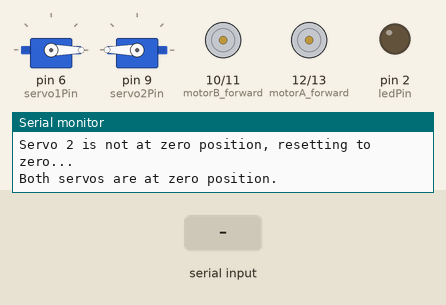
A sketch run on a simulated Arduino Uno, built with avr-gcc and run on an emulated ATmega328P. Parts: 2 × servo, motor-driver pin pairs drawn as motors (green arrow = first pin HIGH = forward, orange = second pin HIGH = backward, longer = more drive), output pins drawn as LEDs (lit = HIGH), the last lines printed to the serial monitor. Inputs (shaded band) come from the test bench.

Above: at 3.2 s.
3.3 s: "G" received over Serial
At 3.8 s:
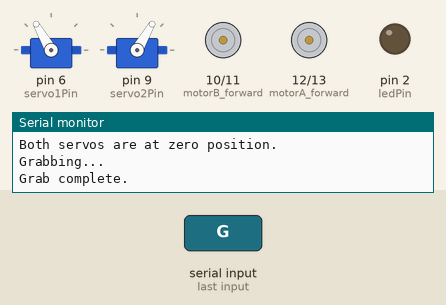
4.8 s: byte 74 ('J') received over Serial
7.3 s: "F" received over Serial
At 8.1 s:
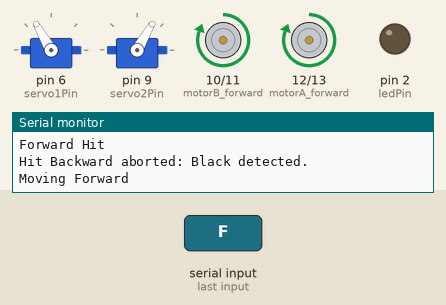
8.8 s: "B" received over Serial
At 9.2 s:
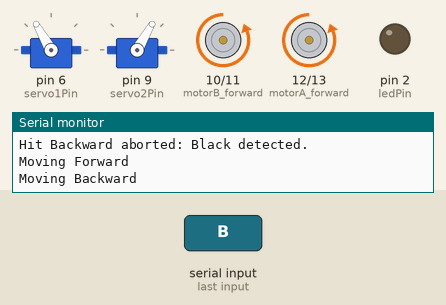
10.3 s: "L" received over Serial
At 11.5 s:
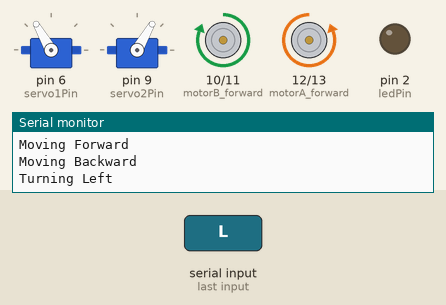
11.8 s: "R" received over Serial
At 12.7 s:
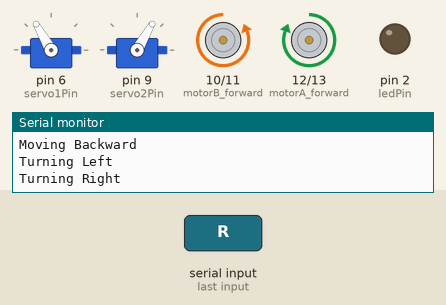
Timing chart, 0 to 14.3 s (numbered marks = the images above; inputs shaded):
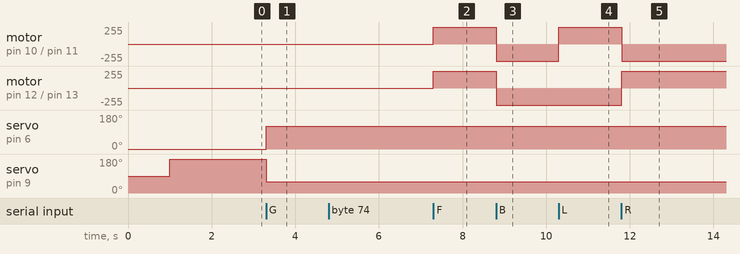

Measured:
- after the input at 3.3 s, servo on pin 6 (servo1Pin): 0° → 120° at once; servo on pin 9 (servo2Pin): 180° → 60° at once
- after the input at 7.3 s, motor on pin 10 (motorB_forward) / pin 11 (motorB_backward), motor on pin 12 (motorA_forward) / pin 13 (motorA_backward): stopped → forward 255/255 at once
- after the input at 8.8 s, motor on pin 10 (motorB_forward) / pin 11 (motorB_backward), motor on pin 12 (motorA_forward) / pin 13 (motorA_backward): forward 255/255 → backward 255/255 at once
- after the input at 10.3 s, motor on pin 10 (motorB_forward) / pin 11 (motorB_backward): backward 255/255 → forward 255/255 at once
- after the input at 11.8 s, motor on pin 10 (motorB_forward) / pin 11 (motorB_backward): forward 255/255 → backward 255/255 at once; motor on pin 12 (motorA_forward) / pin 13 (motorA_backward): backward 255/255 → forward 255/255 at once

The sketch:

Calibaration_Setup.ino
```cpp
#include <Servo.h>
#include "functions.h"

#define servo1Pin 6
#define servo2Pin 9
#define leftIR 7
#define rightIR 8
#define ledPin 2

Servo servo1;
Servo servo2;

// Declare and Initialize command array
Command commands[] = {
  { 'F', 3533 },  // Move Forward
  // { 'L', 700 },   // Turn Left
  // { 'G', 80 },  // Grab (servo angle = 190)
  // { 'S', 0 },    // Release (servo angle = 0)
};

void setup() {
  Serial.begin(9600);

  pinMode(leftIR, INPUT);
  pinMode(rightIR, INPUT);
  pinMode(ledPin, OUTPUT);
  digitalWrite(leftIR, LOW);
  digitalWrite(rightIR, LOW);

  servo1.attach(servo1Pin);
  servo2.attach(servo2Pin);

  checkServoPosition(servo1, 1);
  checkServoPosition(servo2, 2);
  Serial.println("Both servos are at zero position.");

  // Colour Sensor LED
  digitalWrite(ledPin, LOW);
}

void loop() {
  if (Serial.available() > 0) {
    char commandChar = Serial.read();
    commandChar = toupper(commandChar);  // Normalize input to uppercase

    if (commandChar == 'S') {
      // Stop motors and print last command and duration
      stopMotors();
      unsigned long runTime = millis() - commandStartTime;
      Serial.print("Last command: ");
      Serial.print(lastCommand);
      Serial.print(", Run time: ");
      Serial.print(runTime);
      Serial.println(" ms");

      // Reset command tracking
      lastCommand = '\0';
      commandStartTime = 0;
      lastDuration = runTime;
    } else if (commandChar == 'F' || commandChar == 'B' || commandChar == 'L' || commandChar == 'R' || commandChar == 'C' || commandChar == 'A' || commandChar == 'G' || commandChar == 'T' || commandChar == 'H' || commandChar == 'J') {
      // Execute command
      executeCommand(commandChar);
    }
  }

  // checkForObstacles();
  // delay(1000);
}
```

functions.cpp
```cpp
#include "functions.h"
#include <Arduino.h>

// Define motor pins, servo pins, IR pins, and other constants here, or use extern for variables from main
#define motorA_forward 12
#define motorA_backward 13
#define motorB_forward 10
#define motorB_backward 11
#define leftIR 7
#define rightIR 8
#define ledPin 2

#define StandardDealy 1000

extern Servo servo1;
extern Servo servo2;


// External variables initialized
char lastCommand = '\0';
unsigned long commandStartTime = 0;
unsigned long lastDuration = 0;

void executeCommand(char commandChar) {
  stopMotors();  // Ensure motors are stopped before issuing a new command
  lastCommand = commandChar;
  commandStartTime = millis();  // Start timing the command

  switch (commandChar) {
    case 'G':
      grab();
      break;
    case 'T':
      releaseServo();
      break;
    case 'F':
      Serial.println("Moving Forward");
      moveForward();
      break;
    case 'H':
      Serial.println("Forward Hit");
      HitForward();
      break;
    case 'J':
      Serial.println("Forward Hit");
      HitBackward();
      break;
    case 'B':
      Serial.println("Moving Backward");
      moveBackward();
      break;
    case 'C':
      Serial.println("Rotating Clockwise");
      rotateClockwise();
      break;
    case 'A':
      Serial.println("Rotating Anti-Clockwise");
      rotateAntiClockwise();
      break;
    case 'L':
      Serial.println("Turning Left");
      turnLeft();
      break;
    case 'R':
      Serial.println("Turning Right");
      turnRight();
      break;
  }
}


void checkForObstacles() {
  int leftSensorValue = digitalRead(leftIR);
  int rightSensorValue = digitalRead(rightIR);
  Serial.print("Left IR Value: ");
  Serial.print(leftSensorValue);
  Serial.print(" | Right IR Value: ");
  Serial.println(rightSensorValue);

  if (leftSensorValue != HIGH) {
    Serial.println("Obstacle detected on the left!");
    moveRight(100);
    stopMotors();
  } else if (rightSensorValue != HIGH) {
    Serial.println("Obstacle detected on the right!");
    moveLeft(100);
    stopMotors();
  }
}

void checkServoPosition(Servo& servo, int servoNumber) {
  int currentPos = servo.read();
  if (servoNumber == 1) {
    if (currentPos != 0) {
      Serial.println("Servo 1 is not at zero position, resetting to zero...");
      servo.write(0);
      delay(StandardDealy);
    } else {
      Serial.println("Servo 1 is already at zero position.");
    }
  } else if (servoNumber == 2) {
    if (currentPos != 180) {
      Serial.println("Servo 2 is not at zero position, resetting to zero...");
      servo.write(180);
      delay(StandardDealy);
    } else {
      Serial.println("Servo 2 is already at zero position.");
    }
  }
}
void grab() {
  Serial.println("Grabbing...");
  servo1.write(120);        // Grab with servo 1
  servo2.write(180 - 120);  // Inverted grab with servo 2
  Serial.println("Grab complete.");
  delay(2000);
}

void releaseServo() {
  Serial.println("Releasing...");
  servo1.write(0);    // Release servo 1 to zero position
  servo2.write(180);  // Release servo 2 to its max (inverted zero)
  Serial.println("Release complete.");
  delay(2000);
}

void HitForward() {
  // if (!checkBlackDetection()) {
  digitalWrite(motorA_forward, HIGH);
  digitalWrite(motorB_forward, HIGH);
  stopMotors();
  delay(500);
  digitalWrite(motorA_backward, HIGH);
  digitalWrite(motorB_backward, HIGH);
  stopMotors();
  // } else {
  Serial.println("Hit Forward aborted: Black detected.");
  // }
}

void HitBackward() {
  // if (!checkBlackDetection()) {
  analogWrite(motorA_backward, 170);
  analogWrite(motorB_backward, 170);
  stopMotors();
  delay(500);
  analogWrite(motorA_forward, 170);
  analogWrite(motorB_forward, 170);
  stopMotors();  // Stop after moving forward
                 // } else {
  Serial.println("Hit Backward aborted: Black detected.");
  // }
}

void moveForward() {
  digitalWrite(motorA_forward, HIGH);
  digitalWrite(motorB_forward, HIGH);
  digitalWrite(motorA_backward, LOW);
  digitalWrite(motorB_backward, LOW);
}

void moveBackward() {
  digitalWrite(motorB_backward, HIGH);
  digitalWrite(motorA_backward, HIGH);
  digitalWrite(motorA_forward, LOW);
  digitalWrite(motorB_forward, LOW);
}

void rotateClockwise() {
  digitalWrite(motorA_forward, HIGH);
  digitalWrite(motorB_backward, HIGH);
  digitalWrite(motorA_backward, LOW);
  digitalWrite(motorB_forward, LOW);
}

void rotateAntiClockwise() {
  digitalWrite(motorA_backward, HIGH);
  digitalWrite(motorB_forward, HIGH);
  digitalWrite(motorA_forward, LOW);
  digitalWrite(motorB_backward, LOW);
}

void turnLeft() {
  digitalWrite(motorA_backward, HIGH);
  digitalWrite(motorB_forward, HIGH);
  digitalWrite(motorA_forward, LOW);
  digitalWrite(motorB_backward, LOW);
}

void turnRight() {
  digitalWrite(motorA_forward, HIGH);
  digitalWrite(motorB_backward, HIGH);
  digitalWrite(motorA_backward, LOW);
  digitalWrite(motorB_forward, LOW);
}


void moveRight(int duration) {
  digitalWrite(motorA_forward, HIGH);
  digitalWrite(motorB_backward, HIGH);
  delay(duration);
  stopMotors();
}

void moveLeft(int duration) {
  digitalWrite(motorA_backward, HIGH);
  digitalWrite(motorB_forward, HIGH);
  delay(duration);
  stopMotors();
}

void stopMotors() {
  digitalWrite(motorA_forward, LOW);
  digitalWrite(motorA_backward, LOW);
  digitalWrite(motorB_forward, LOW);
  digitalWrite(motorB_backward, LOW);
}
```

functions.h
```cpp
#ifndef FUNCTIONS_H
#define FUNCTIONS_H

#include <Servo.h>

// Struct for Command
struct Command {
  char action;
  int value;
};

// External variable declarations
extern char lastCommand;
extern unsigned long commandStartTime;
extern unsigned long lastDuration;

// Function prototypes
void executeCommand(char commandChar);
void checkForObstacles();
void checkServoPosition(Servo& servo, int servoNumber);
void grab();
void releaseServo();
void HitForward();
void HitBackward();
void moveForward();
void moveBackward();
void turnLeft();
void turnRight();
void rotateClockwise();
void rotateAntiClockwise();
void moveRight(int duration);
void moveLeft(int duration);
void stopMotors();

#endif
```
